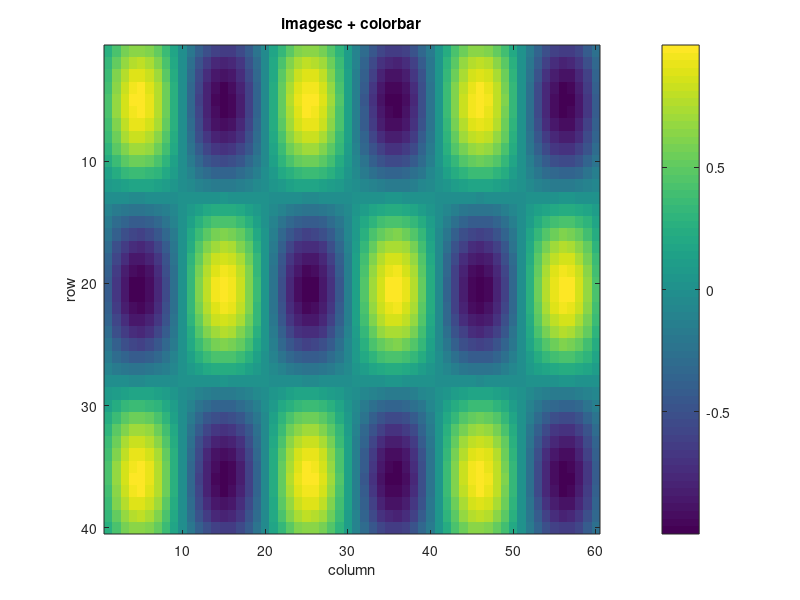

Here is the MATLAB script that generated this plot:
% imagesc — pseudocolor heatmap with axis ticks and a colorbar.
[xx, yy] = meshgrid(linspace(-3, 3, 60), linspace(-2, 2, 40));
z = sin(3 * xx) .* cos(2 * yy);

figure;
imagesc(z);
colormap('viridis');
colorbar;
title('imagesc + colorbar');
xlabel('column');
ylabel('row');
saveas(gcf, '/tmp/plot_imagesc.png');
